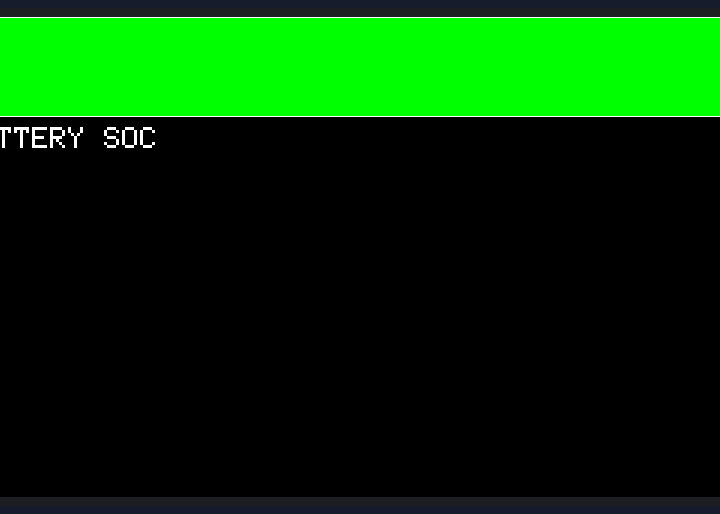
A sketch run on a simulated ESP32. On the bench: 800×480 colour display. What the sketch prints to the serial monitor is not drawn.

Above: at 0.6 s.
At 3.8 s:
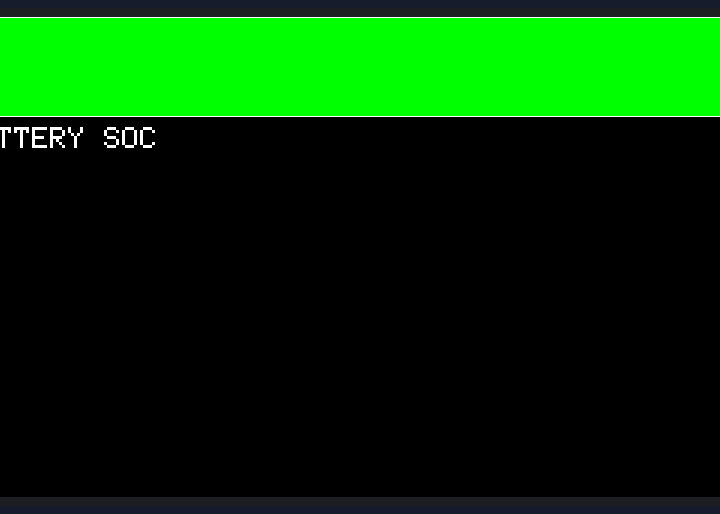
At 10.1 s:
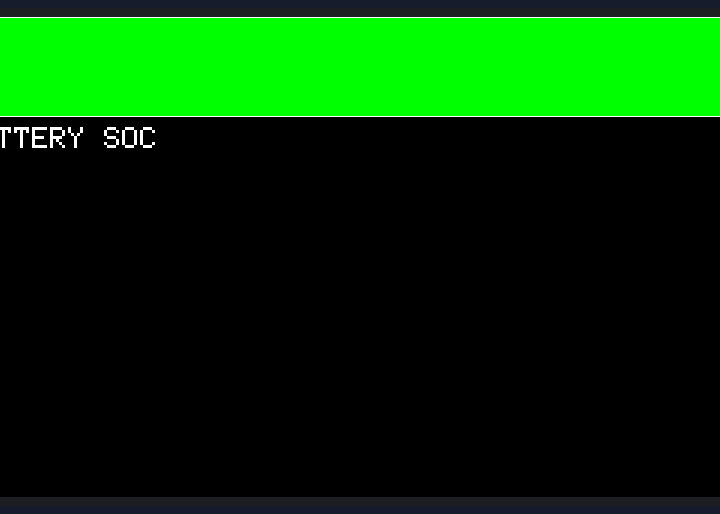
At 19.6 s:
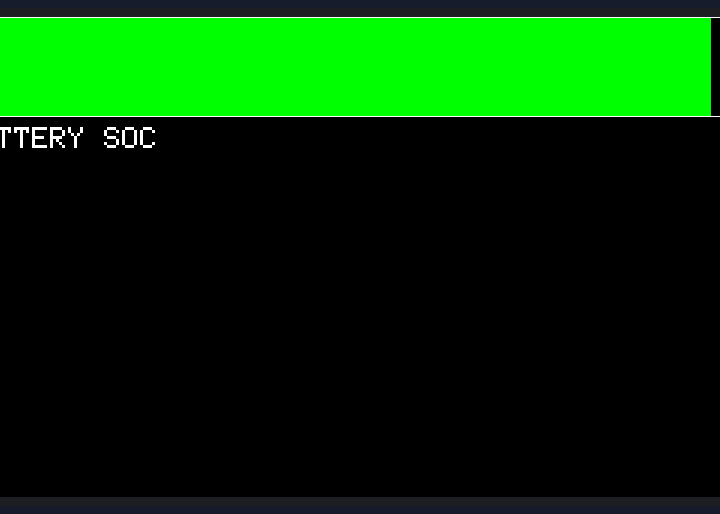
At 29.0 s:
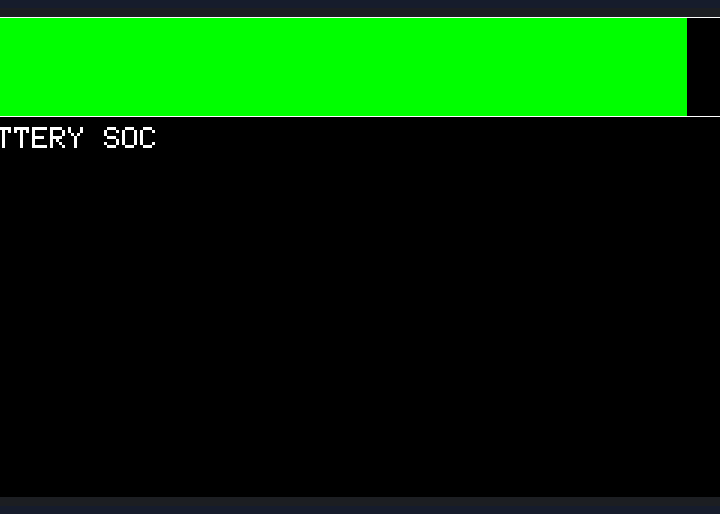
At 38.5 s:
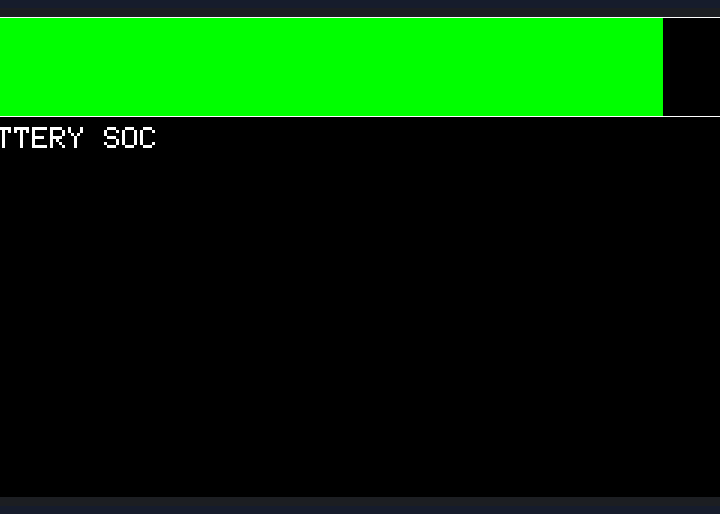

The sketch:

exectution-timing-test.ino
```cpp
#include <inttypes.h>
#include <time.h>
#include <Arduino_GFX_Library.h>

Arduino_ESP32RGBPanel *bus = new Arduino_ESP32RGBPanel(
    GFX_NOT_DEFINED /* CS */, GFX_NOT_DEFINED /* SCK */, GFX_NOT_DEFINED /* SDA */,
    40 /* DE */, 41 /* VSYNC */, 39 /* HSYNC */, 42 /* PCLK */,
    45 /* R0 */, 48 /* R1 */, 47 /* R2 */, 21 /* R3 */, 14 /* R4 */,
    5 /* G0 */, 6 /* G1 */, 7 /* G2 */, 15 /* G3 */, 16 /* G4 */, 4 /* G5 */,
    8 /* B0 */, 3 /* B1 */, 46 /* B2 */, 9 /* B3 */, 1 /* B4 */
);

// Uncomment for ST7262 IPS LCD 800x480
 Arduino_RPi_DPI_RGBPanel *gfx = new Arduino_RPi_DPI_RGBPanel(
   bus,
   800 /* width */, 0 /* hsync_polarity */, 8 /* hsync_front_porch */, 4 /* hsync_pulse_width */, 8 /* hsync_back_porch */,
   480 /* height */, 0 /* vsync_polarity */, 8 /* vsync_front_porch */, 4 /* vsync_pulse_width */, 8 /* vsync_back_porch */,
   1 /* pclk_active_neg */, 16000000 /* prefer_speed */, true /* auto_flush */);
/*******************************************************************************
 * End of Arduino_GFX setting
 ******************************************************************************/

#define BACKGROUND BLACK
#define GOOD_BATTERY GREEN
#define AVERAGE_BATTERY ORANGE
#define BAD_BATTERY RED

const int I2Caddress = 8;

static int16_t screenWidth, screenHeight, center;

// Measured in Pixels
const int charWidth = 33;
const int charHeight = 71;
const int charSpace = 5;
// 25 for defualt font
const int speedCharScale = 3;

struct rectGraph {
  char *str;
  int x;
  int y;
  int width;
  int height;
  double oldValue;
};

struct rectGraph batterySocGraph;

int prevSpeed = 0;


double drawHorizontalGraph (struct rectGraph rect, int percentValue) {

  rect.x++;
  rect.y++;
  rect.width -= 2;
  rect.height -=2;

  // pv = percentValue, which is how much of the graph is to be coloured in
  // e.g., 100 is the full graph, 25 is the bottom quarter
  int16_t pvWidth, xPvDiff;
  uint16_t c;
  int pvDiff;

  // Define the colour that the new graph will be.
  if (percentValue > 50) {
    c = GOOD_BATTERY;
  } else if (percentValue > 25) {
    c = AVERAGE_BATTERY;
  } else {
    c = BAD_BATTERY;
  }

  // Calculate the difference between previouis graph shown, and what will be shown this time
  pvDiff = rect.width * ((rect.oldValue - percentValue)/100.00) +1;
  if (pvDiff < 0) pvDiff = 0;
  // Calculate how the graph wide that will shown is
  pvWidth = rect.width * (percentValue/100.00);
  // Find the y value for the Blank rectangle that will be drawn over the old graph
  xPvDiff = pvWidth + rect.x ;

  // Blank old graph
  gfx->fillRect(xPvDiff,rect.y,pvDiff,rect.height,BACKGROUND);

  // Draw new graph, and only draw it if the colour is changing
  if ((rect.oldValue <= percentValue) || (percentValue < 50 && rect.oldValue >= 50) || (percentValue < 25 && rect.oldValue >= 25)) {
    gfx->fillRect(rect.x,rect.y,pvWidth,rect.height,c);
  }

  return percentValue;
}

double drawHorizontalGraphOLD (struct rectGraph rect, int perValue) {

  rect.x++;
  rect.y++;
  rect.width -= 2;
  rect.height -=2;

  // pv = percentValue, which is how much of the graph is to be coloured in
  // e.g., 100 is the full graph, 25 is the bottom quarter
  int16_t pvWidth;
  uint16_t c;

  // Define the colour that the new graph will be.
  if (perValue > 50) {
    c = GOOD_BATTERY;
  } else if (perValue > 25) {
    c = AVERAGE_BATTERY;
  } else {
    c = BAD_BATTERY;
  }

  // Calculate how the graph wide that will shown is
  pvWidth = rect.width * (perValue/100.00);

  gfx->fillRect(rect.x, rect.y, rect.width, rect.height, BACKGROUND);
  gfx->fillRect(rect.x, rect.y, pvWidth, rect.height, c);

  return perValue;
}


void drawString (int x, int y, char *str) {
  int scale = 3;

  gfx->setCursor(x, y);
  gfx->setTextColor(WHITE);
  gfx->setTextSize(scale);
  gfx->println(str);
}

void drawGraphSetup (struct rectGraph rect) {
  gfx->drawRect(rect.x,rect.y,rect.width,rect.height,WHITE);
  drawString(rect.x, rect.y + rect.height + 10, rect.str);
}


void setup() {

  Serial.begin(115200);
  printf("---SETUP---\n");
  gfx->begin();
  gfx->fillScreen(BACKGROUND);

  // init LCD constant
  screenWidth = gfx->width();
  screenHeight = gfx->height();

  // Set parameteres for Rectangular Bar Graphs
  // {Str, x, y, width, height, oldValue}
  batterySocGraph = {"BATTERY SOC", 0,0,screenWidth,100, 0.0};

  // Draw and setup graph outlines and texts
  drawGraphSetup(batterySocGraph);

  printf("---END OF SETUP---\n");
}

void loop() {
  clock_t start, end;
  int timeSpent;

  // start = clock();

  for (int i = 0; i < 100; i++){
  // for (int i = 99; i > -1; i--){
    start = clock();
    // delay(100);
    batterySocGraph.oldValue = drawHorizontalGraph(batterySocGraph, 100-i);
    end = clock();
    timeSpent = end - start;
    printf("Time for Optimised: %d\n", timeSpent);
    delay(1000);

    start = clock();
    batterySocGraph.oldValue = drawHorizontalGraphOLD(batterySocGraph, 100-i);
    end = clock();
    timeSpent = end - start;
    printf("Time for Old: %d\n", timeSpent);
    delay(2000);
    printf("\n");
  }

  // end = clock();

  // timeSpent = end - start;
  // printf("Time: %d\n", timeSpent);
  // delay(1000);
}
```

Measured:
- what the display in image 1 shows lasts 3.2 s, from 3.7 s to 6.9 s
